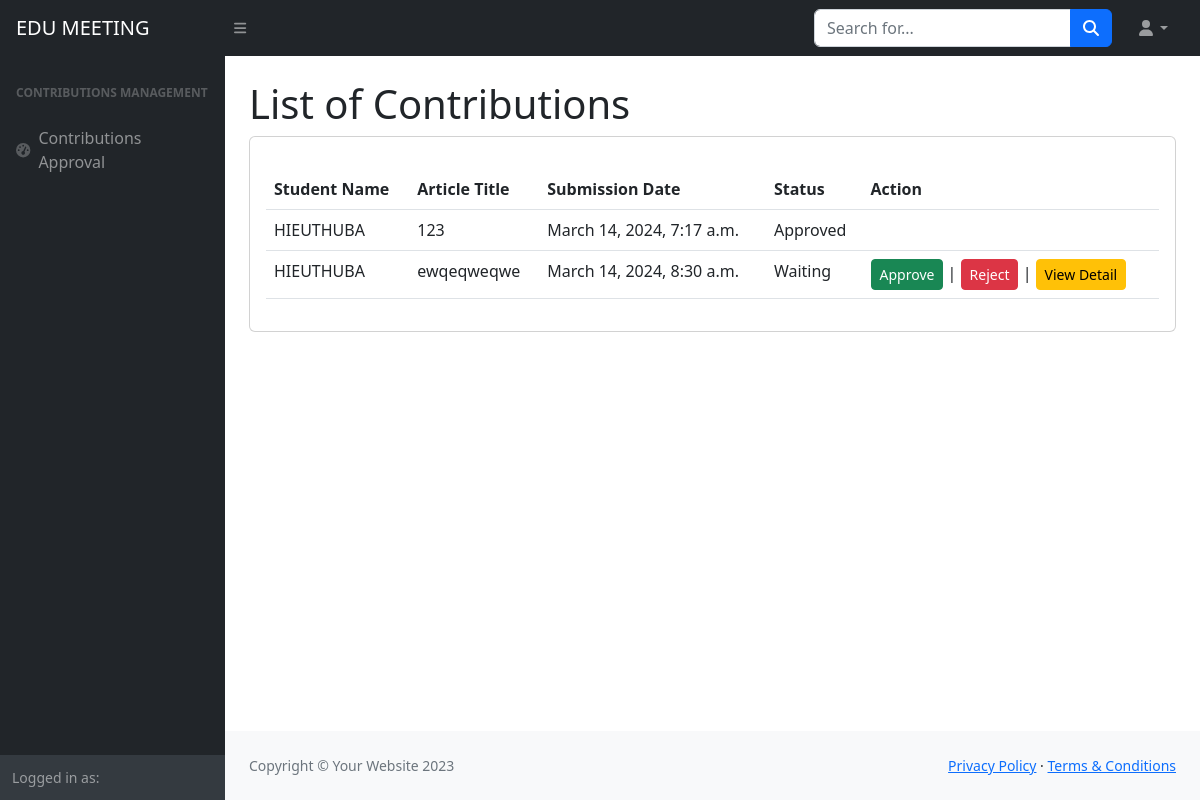
The page /ad/contributions/manage/ on the database as committed earlier.
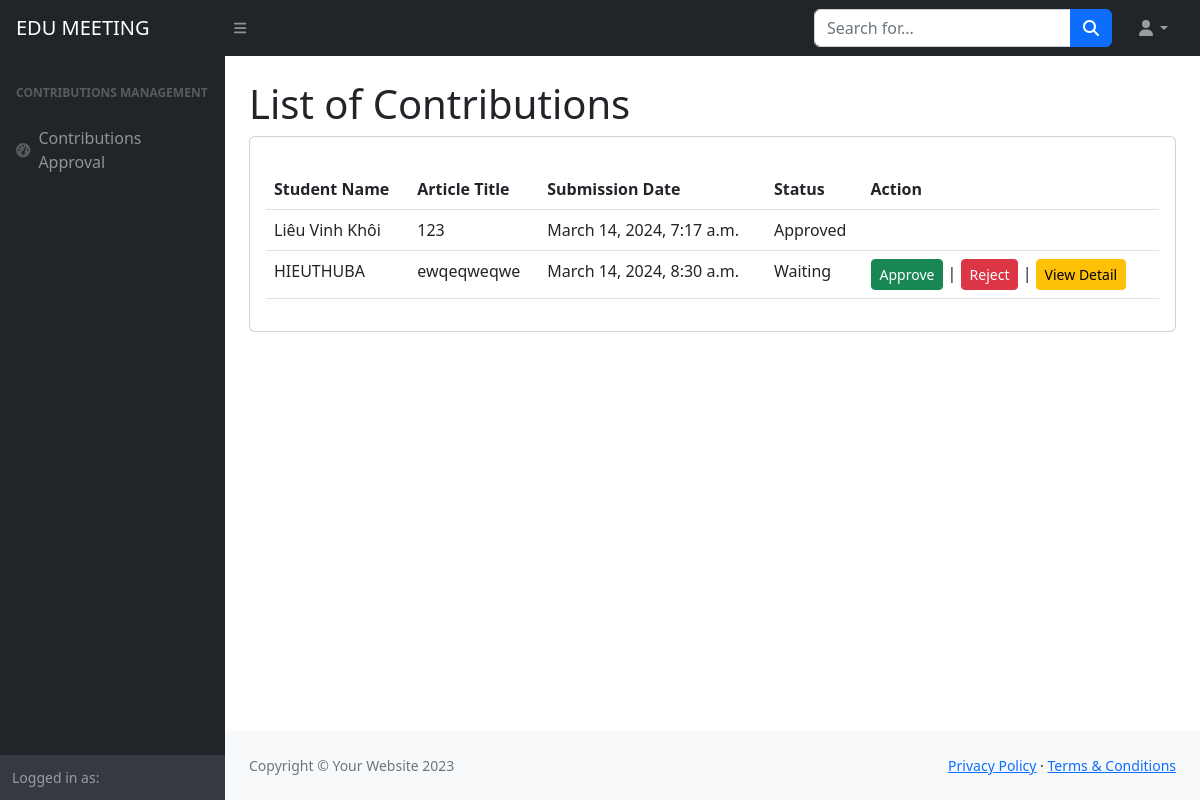
The same page on the database as committed later.
### home/models.py (models this page shows, shortened)
class UserProfile(models.Model):
    user = models.OneToOneField(User, on_delete=models.CASCADE, primary_key=True)
    fullname = models.CharField(max_length=50)
    roles = models.ManyToManyField(Role, related_name='users')
    faculty = models.ForeignKey('Faculties', on_delete=models.CASCADE, null=True, blank=True)
    email = models.EmailField(max_length=254, unique=True, blank=True, null=True)
    phone = models.CharField(max_length=15)
    academic_Year = models.ForeignKey(AcademicYear,blank=True, null =True, on_delete=models.CASCADE)

class Contributions(models.Model):
    user = models.ManyToManyField(UserProfile)
    title = models.CharField(max_length=30)
    content = models.TextField(null = True)
    faculty = models.ForeignKey(Faculties,on_delete=models.CASCADE)
    term = models.BooleanField(default=False)
    createAt = models.DateTimeField(auto_now_add=True)
    academic_Year = models.ForeignKey(AcademicYear,blank=True, null =True, on_delete=models.CASCADE)
    reject_reason = models.TextField(blank=True, null=True)
    status = models.CharField(max_length=10,  default='waiting')

### home/views.py (the view)
# urls.py: path('ad/contributions/manage/', views.all_contributions_view, name='manage_contributions'),
def all_contributions_view(request):
    contributions = Contributions.objects.all()  # Fetch all contributions from the database
    context = {
        'contributions': contributions
    }
    return render(request, 'manage_contributions.html', context)

### templates/manage_contributions.html (shortened to what this page needs)
{%load static%}
<!DOCTYPE html>
<html lang="en">
    <head>
        <link href="https://cdn.jsdelivr.net/npm/simple-datatables@7.1.2/dist/style.min.css" rel="stylesheet" />
        <link href="{% static 'css/styles.css' %}" rel="stylesheet" />
    </head>
    <body class="sb-nav-fixed">
        <nav class="sb-topnav navbar navbar-expand navbar-dark bg-dark">
            <a class="navbar-brand ps-3" href="{% url "home" %}">EDU MEETING</a>
            <button class="btn btn-link btn-sm order-1 order-lg-0 me-4 me-lg-0" id="sidebarToggle" href="#!"><i class="fas fa-bars"></i></button>
            <form class="d-none d-md-inline-block form-inline ms-auto me-0 me-md-3 my-2 my-md-0">
                <div class="input-group">
                    <input class="form-control" type="text" placeholder="Search for..." aria-label="Search for..." aria-describedby="btnNavbarSearch" />
                    <button class="btn btn-primary" id="btnNavbarSearch" type="button"><i class="fas fa-search"></i></button>
                </div>
            </form>
            <ul class="navbar-nav ms-auto ms-md-0 me-3 me-lg-4">
                <li class="nav-item dropdown">
                    <a class="nav-link dropdown-toggle" id="navbarDropdown" href="#" role="button" data-bs-toggle="dropdown" aria-expanded="false"><i class="fas fa-user fa-fw"></i></a>
                </li>
            </ul>
        </nav>
        <div id="layoutSidenav">
            <div id="layoutSidenav_nav">
                <nav class="sb-sidenav accordion sb-sidenav-dark" id="sidenavAccordion">
                    <div class="sb-sidenav-menu">
                        <div class="nav">
                            <div class="sb-sidenav-menu-heading">Contributions Management</div>
                            <a class="nav-link" href="{% url "manage_contributions" %}">
                              <div class="sb-nav-link-icon"><i class="fas fa-tachometer-alt"></i></div>
                              Contributions Approval
                            </a>
                        </div>
                    </div>
                    <div class="sb-sidenav-footer">
                        <div class="small">Logged in as:</div>
                    </div>
                </nav>
            </div>
            <div id="layoutSidenav_content">
                <main>
                    <div class="container-fluid px-4">
                        <h1 class="mt-4">List of Contributions</h1>
                        <div class="card mb-4">
                            <div class="card-body">
                              <form method="post" enctype="">
                                <table class="table mt-3">
                                  <thead class="thead-dark">
                                    <tr>
                                      <th scope="col">Student Name</th>
                                      <th scope="col">Article Title</th>
                                      <th scope="col">Submission Date</th>
                                      <th scope="col">Status</th>
                                      <th scope="col">Action</th>
                                    </tr>
                                  </thead>
                                  <tbody>
                                    {% for contribution in contributions %}
                                    <tr>
                                        <td>
                                          {% for user in contribution.user.all %}
                                              {{ user.fullname }}
                                          {% endfor %}
                                        </td>
                                        <td>{{ contribution.title }}</td>
                                        <td>{{ contribution.createAt }}</td>
                                        <td>
                                            {% if contribution.status == 'approved' %}
                                                Approved
                                            {% elif contribution.status == 'rejected' %}
                                                Rejected
                                            {% else %}
                                                Waiting
                                            {% endif %}
                                        </td>
                                        <td>
                                          {% if contribution.status == 'waiting' %}
                                              <a href="{% url 'approve_contribution' contribution.id %}" class="btn btn-success btn-sm">Approve</a> |
                                              <a href="{% url 'reject_contribution' contribution.id %}" class="btn btn-danger btn-sm" data-bs-toggle="modal" data-bs-target="#rejectModal" data-contribution-id="{{ contribution.id }}">Reject</a> |
                                              <a href="{% url 'contributions_detail' contribution.id %}" class="btn btn-warning btn-sm">View Detail</a>
                                            {% else %}
                                              {% comment %} <button disable class="btn btn-danger">Disapprove</button> {% endcomment %}
                                          {% endif %}
                                        </td>
                                    </tr>
                                    {% endfor %}
                                  </tbody>
                                </table>
                              </form>
                            </div>
                        </div>
                    </div>
                </main>
                <footer class="py-4 bg-light mt-auto">
                    <div class="container-fluid px-4">
                        <div class="d-flex align-items-center justify-content-between small">
                            <div class="text-muted">Copyright &copy; Your Website 2023</div>
                            <div>
                                <a href="#">Privacy Policy</a>
                                &middot;
                                <a href="#">Terms &amp; Conditions</a>
                            </div>
                        </div>
                    </div>
                </footer>
            </div>
        </div>
    </body>
</html>

Rows that differ between the two databases and show on the page:
changed Contributions "March 14, 2024, 7:17 a.m.": loses UserProfile (fullname "HIEUTHUBA")
added UserProfile: fullname "Liêu Vinh Khôi", shown under Contributions "March 14, 2024, 7:17 a.m."
